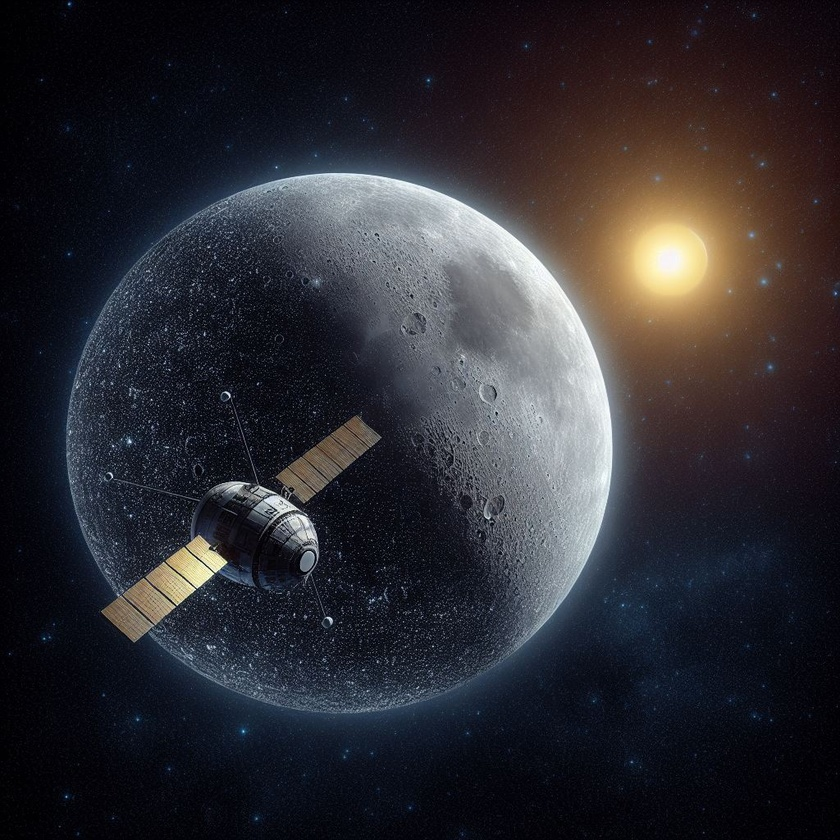
#> input picture Aula 6/Satelite/Satelite.jpeg, 840 x 840 px, shrunk from 1024 x 1024 before the run
$ python satelite.py
#> lines starting #> are read from the running program, lines starting #| are printed output that depends on the picture; after the words box and inside, x2 and y2 are one past the last pixel; in counts of white or black regions, pixels touching at a corner belong together
import math
import numpy as np
import cv2
import matplotlib.pyplot as plt

#Importa e converta para RGB
img = cv2.imread('./Satelite.jpeg')
#> img is the input picture: shape (840, 840, 3); mean B, G, R 49.8, 44.2, 45.6
img = cv2.cvtColor(img, cv2.COLOR_BGR2RGB)


#Convertendo para preto e branco (RGB -> Gray Scale -> BW)
img_gray = cv2.cvtColor(img, cv2.COLOR_RGB2GRAY)
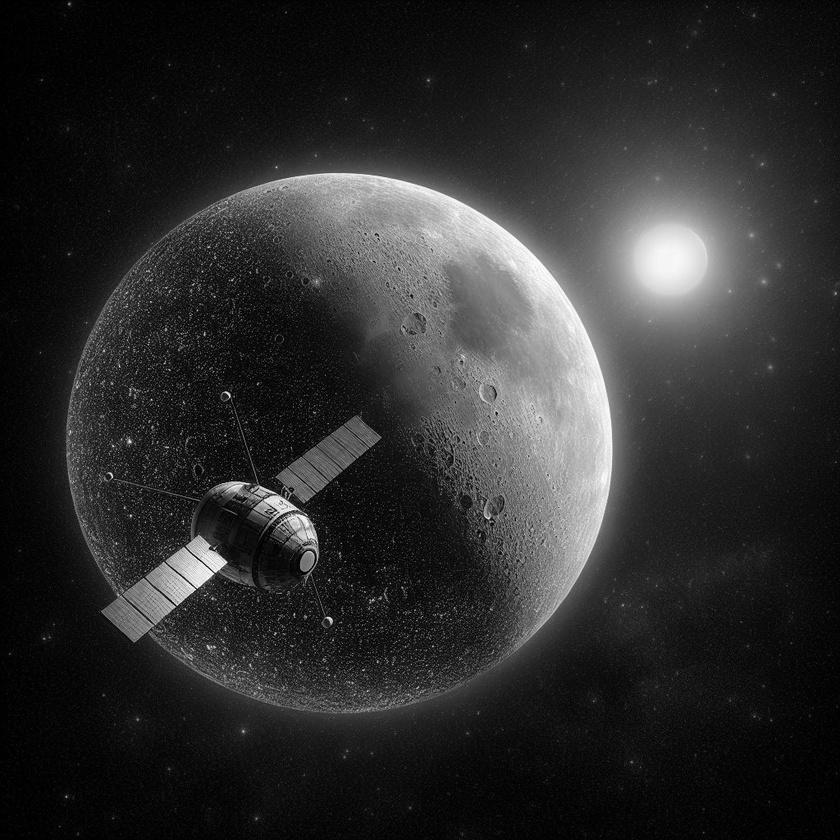
#> img_gray: shape (840, 840); min 0, max 255, mean 45.3
a = img_gray.max()
#> a = 255
_, thresh = cv2.threshold(img_gray, a/3, a,cv2.THRESH_BINARY_INV)
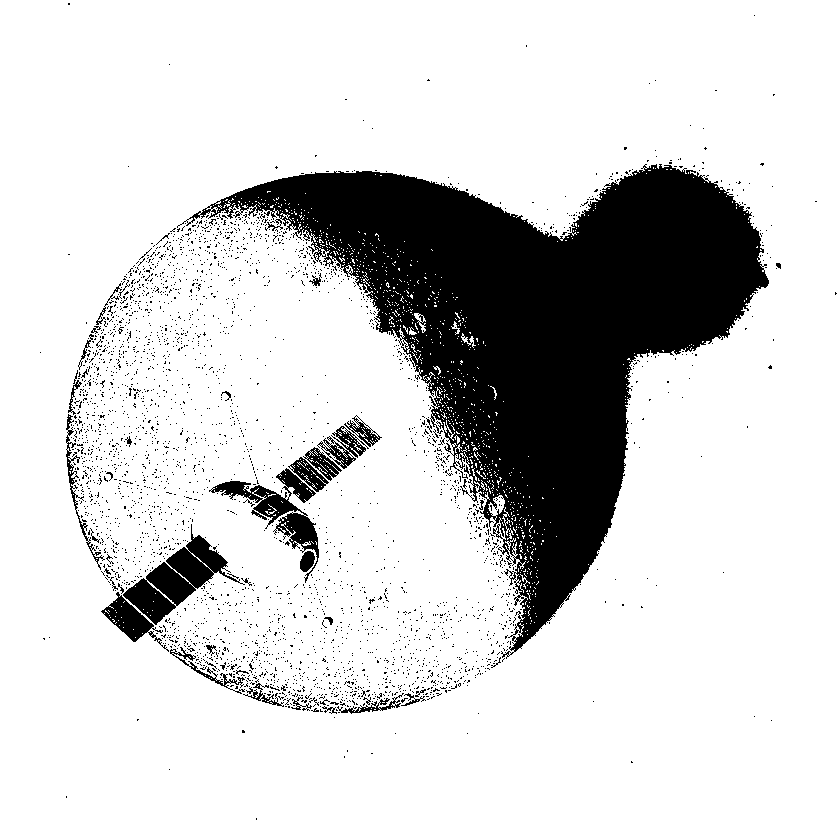
#> thresh: shape (840, 840); 82.5% white; 3271 black regions (3229 under 20 px), largest, box (x1, y1, x2, y2) and area: (177, 164, 769, 659) 103355, (123, 524, 245, 625) 3996, (209, 468, 319, 583) 2905


tamanhoKernel = 5
kernel = np.ones((tamanhoKernel,tamanhoKernel), np.uint8)
#> (the run stopped early here; a loop or call above may not have finished)
